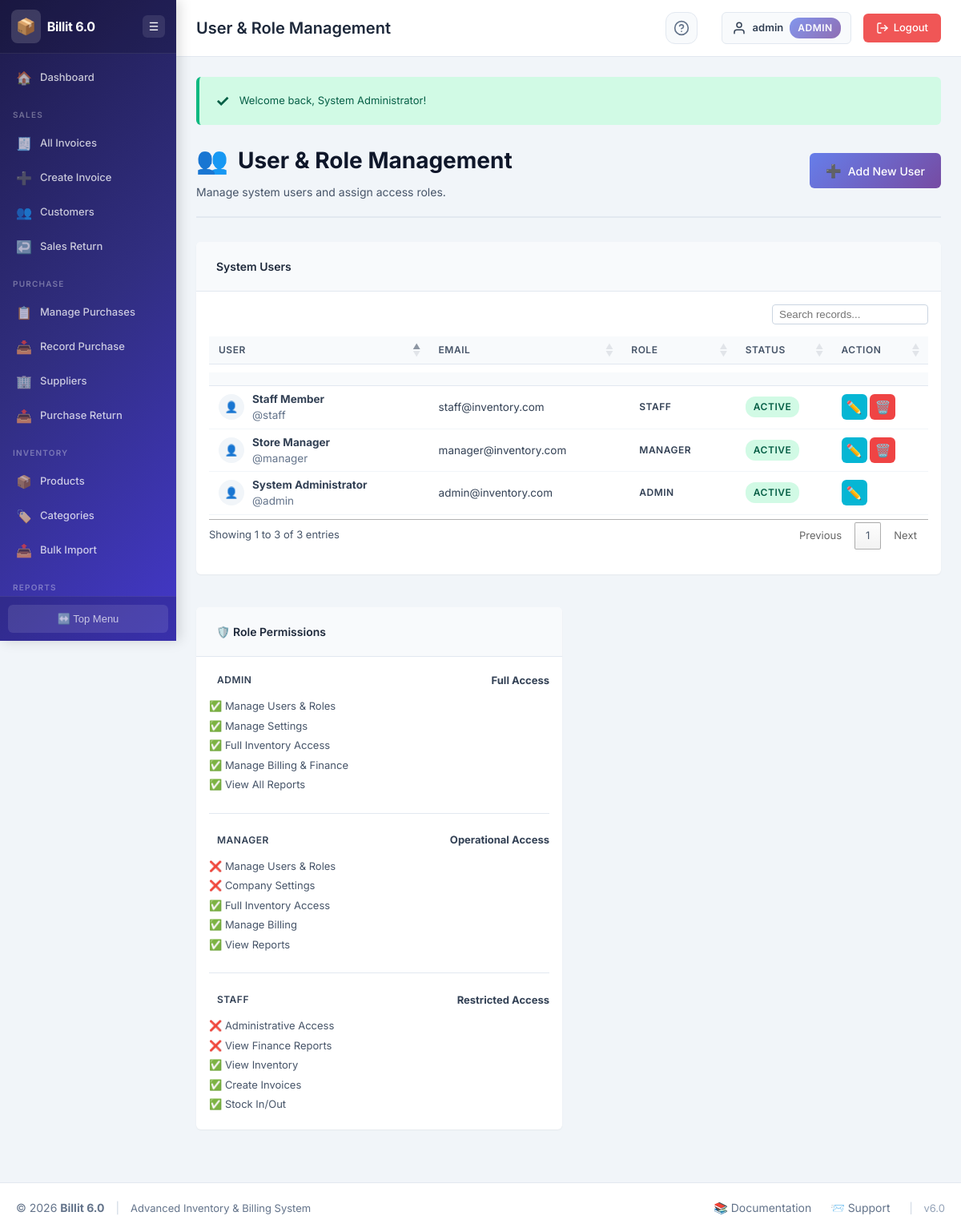
The app's page /users/users.php (signed in) with its own data.
### tables this page shows
CREATE TABLE `users` (
  `user_id` int(11) NOT NULL,
  `username` varchar(50) NOT NULL,
  `password` varchar(255) NOT NULL,
  `full_name` varchar(100) NOT NULL,
  `email` varchar(100) NOT NULL,
  `role` enum('admin','manager','staff') NOT NULL DEFAULT 'staff',
  `status` enum('active','inactive') NOT NULL DEFAULT 'active',
  `created_at` timestamp NOT NULL DEFAULT current_timestamp(),
  `updated_at` timestamp NOT NULL DEFAULT current_timestamp() ON UPDATE current_timestamp()
);

### users/users.php (the view, shortened to what this page needs)
<?php
require_once '../config/config.php';
require_once '../includes/functions.php';
require_once '../includes/header.php';
$query = "SELECT * FROM users ORDER BY created_at DESC";
$users = db_fetch_all($connection, $query);
?>
<div class="page-header">
    <div>
        <h2 class="page-title">
            <span class="page-icon">👥</span>
            User & Role Management
        </h2>
        <p class="page-description">Manage system users and assign access roles.</p>
    </div>
    <div class="page-actions">
        <a href="add_user.php" class="btn btn-primary">
            <span class="btn-icon">➕</span> Add New User
        </a>
    </div>
</div>
<div class="dashboard-grid">
    <div class="card" style="grid-column: span 2;">
        <div class="card-header">
            <h3 class="card-title">System Users</h3>
        </div>
        <div class="card-body">
            <div class="table-responsive">
                <table class="data-table">
                    <thead>
                        <tr>
                            <th>User</th>
                            <th>Email</th>
                            <th>Role</th>
                            <th>Status</th>
                            <th>Action</th>
                        </tr>
                    </thead>
                    <tbody>
                        <?php foreach ($users as $user): ?>
                            <tr>
                                <td>
                                    <div style="display: flex; align-items: center; gap: 10px;">
                                        <div style="width: 32px; height: 32px; background: var(--gray-100); border-radius: 50%; display: flex; align-items: center; justify-content: center;">
                                            👤
                                        </div>
                                        <div>
                                            <strong><?php echo escape_html($user['full_name']); ?></strong><br>
                                            <span class="text-sm text-muted">@<?php echo escape_html($user['username']); ?></span>
                                        </div>
                                    </div>
                                </td>
                                <td><?php echo escape_html($user['email']); ?></td>
                                <td>
                                    <span class="badge badge-<?php echo $user['role'] === 'admin' ? 'purple' : ($user['role'] === 'manager' ? 'blue' : 'gray'); ?>">
                                        <?php echo ucfirst($user['role']); ?>
                                    </span>
                                </td>
                                <td>
                                    <span class="badge badge-<?php echo $user['status'] === 'active' ? 'success' : 'danger'; ?>">
                                        <?php echo ucfirst($user['status']); ?>
                                    </span>
                                </td>
                                <td>
                                    <div class="action-buttons">
                                        <a href="edit_user.php?id=<?php echo $user['user_id']; ?>" class="btn-action btn-edit" title="Edit User & Role">
                                            ✏️
                                        </a>
                                        <?php if ($user['user_id'] != $_SESSION['user_id']): ?>
                                            <a href="delete_user.php?id=<?php echo $user['user_id']; ?>"
                                               class="btn-action btn-delete"
                                               onclick="return confirmDelete('Are you sure? This action cannot be undone.');"
                                               title="Delete User">
                                                🗑️
                                            </a>
                                        <?php endif; ?>
                                    </div>
                                </td>
                            </tr>
                        <?php endforeach; ?>
                    </tbody>
                </table>
            </div>
        </div>
    </div>
    <div class="card">
        <div class="card-header">
            <h3 class="card-title">🛡️ Role Permissions</h3>
        </div>
        <div class="card-body">
            <div class="role-item">
                <div class="role-header">
                    <span class="badge badge-purple">Admin</span>
                    <strong>Full Access</strong>
                </div>
                <ul class="role-perms">
                    <li>✅ Manage Users & Roles</li>
                    <li>✅ Manage Settings</li>
                    <li>✅ Full Inventory Access</li>
                    <li>✅ Manage Billing & Finance</li>
                    <li>✅ View All Reports</li>
                </ul>
            </div>
            <div class="role-item">
                <div class="role-header">
                    <span class="badge badge-blue">Manager</span>
                    <strong>Operational Access</strong>
                </div>
                <ul class="role-perms">
                    <li>❌ Manage Users & Roles</li>
                    <li>❌ Company Settings</li>
                    <li>✅ Full Inventory Access</li>
                    <li>✅ Manage Billing</li>
                    <li>✅ View Reports</li>
                </ul>
            </div>
            <div class="role-item">
                <div class="role-header">
                    <span class="badge badge-gray">Staff</span>
                    <strong>Restricted Access</strong>
                </div>
                <ul class="role-perms">
                    <li>❌ Administrative Access</li>
                    <li>❌ View Finance Reports</li>
                    <li>✅ View Inventory</li>
                    <li>✅ Create Invoices</li>
                    <li>✅ Stock In/Out</li>
                </ul>
            </div>
        </div>
    </div>
</div>
<?php require_once '../includes/footer.php'; ?>

### assets/css/style.css (style rules this page uses)
* { margin: 0; padding: 0; box-sizing: border-box; }
:root { --primary-color: #4f46e5; --primary-dark: #4338ca; --primary-light: #6366f1; --secondary-color: #64748b; --success-color: #10b981; --warning-color: #f59e0b; --danger-color: #ef4444; --info-color: #06b6d4; --gray-50: #f8fafc; --gray-100: #f1f5f9; --gray-200: #e2e8f0; --gray-300: #cbd5e1; --gray-400: #94a3b8; --gray-500: #64748b; --gray-600: #475569; --gray-700: #334155; --gray-800: #1e293b; --gray-900: #0f172a; --header-height: 56px; --footer-height: 48px; --sidebar-width: 220px; --sidebar-collapsed-width: 60px; --border-radius: 6px; --box-shadow: 0 1px 2px 0 rgba(0, 0, 0, 0.05); --box-shadow-lg: 0 4px 6px -1px rgba(0, 0, 0, 0.1), 0 2px 4px -1px rgba(0, 0, 0, 0.06); --font-family: 'Inter', -apple-system, BlinkMacSystemFont, 'Segoe UI', Roboto, sans-serif; }
body { font-family: var(--font-family); font-size: 13px; line-height: 1.5; color: var(--gray-700); background-color: #f1f5f9; min-height: 100vh; display: flex; flex-direction: column; }
.page-header { display: flex; justify-content: space-between; align-items: center; margin-bottom: 30px; padding-bottom: 20px; border-bottom: 2px solid var(--gray-200); }
.page-title { font-size: 28px; font-weight: 700; color: var(--gray-900); display: flex; align-items: center; gap: 12px; }
.page-icon { font-size: 32px; }
.page-description { color: var(--gray-600); font-size: 14px; margin-top: 5px; }
.page-actions { display: flex; gap: 10px; }
.card { background: white; border-radius: var(--border-radius); box-shadow: var(--box-shadow); margin-bottom: 25px; overflow: hidden; }
.card-header { padding: 20px 25px; background: var(--gray-50); border-bottom: 1px solid var(--gray-200); display: flex; justify-content: space-between; align-items: center; }
.card-title { font-size: 14px; font-weight: 600; color: var(--gray-800); }
.card-body { padding: 16px; }
.dashboard-grid { display: grid; grid-template-columns: repeat(auto-fit, minmax(400px, 1fr)); gap: 16px; margin-bottom: 16px; }
.btn { display: inline-flex; align-items: center; gap: 8px; padding: 10px 20px; border: none; border-radius: 6px; font-size: 14px; font-weight: 500; font-family: var(--font-family); cursor: pointer; text-decoration: none; transition: all 0.3s ease; white-space: nowrap; }
.btn-icon { font-size: 16px; }
.btn-primary { background: linear-gradient(135deg, #667eea 0%, #764ba2 100%); color: white; }
.btn-action { display: inline-flex; align-items: center; justify-content: center; width: 32px; height: 32px; border-radius: 6px; text-decoration: none; font-size: 16px; transition: all 0.2s ease; }
.btn-edit { background: var(--info-color); color: white; }
.btn-delete { background: var(--danger-color); color: white; }
.table-responsive { overflow-x: auto; }
.data-table { width: 100%; border-collapse: collapse; font-size: 14px; }
.data-table thead { background: var(--gray-100); }
.data-table th { padding: 12px 15px; text-align: left; font-weight: 600; color: var(--gray-700); border-bottom: 2px solid var(--gray-300); white-space: nowrap; }
.data-table td { padding: 12px 15px; border-bottom: 1px solid var(--gray-200); }
.data-table tbody tr { transition: background 0.2s ease; }
.text-muted { color: var(--gray-500); }
.badge { display: inline-block; padding: 4px 10px; border-radius: 12px; font-size: 12px; font-weight: 600; text-transform: uppercase; letter-spacing: 0.5px; }
.badge-success { background: #d1fae5; color: #065f46; }

### includes/header.php (style rules this page uses)
table.dataTable { width: 100% !important; margin-top: 5px !important; margin-bottom: 5px !important; border-collapse: collapse !important; }
table.dataTable thead th { background-color: #f8fafc; border-bottom: 1px solid #e2e8f0 !important; font-size: 12px; font-weight: 600; text-transform: uppercase; letter-spacing: 0.5px; color: #475569; padding: 8px 12px !important; vertical-align: middle; }
table.dataTable tbody td { padding: 6px 12px !important; font-size: 13.5px; border-bottom: 1px solid #f1f5f9; color: #334155; vertical-align: middle; }

### users/users.php (style rules this page uses)
.role-item { margin-bottom: 20px; padding-bottom: 20px; border-bottom: 1px solid var(--gray-200); }
.role-item:last-child { border-bottom: none; margin-bottom: 0; padding-bottom: 0; }
.role-header { display: flex; justify-content: space-between; align-items: center; margin-bottom: 10px; }
.role-perms { list-style: none; padding: 0; margin: 0; font-size: 13px; color: var(--gray-600); }
.role-perms li { margin-bottom: 5px; }

### records on screen
users: full_name "System Administrator", username "admin", email "admin@inventory.com", role "ADMIN", status "ACTIVE"
users: full_name "Store Manager", username "manager", email "manager@inventory.com", role "MANAGER", status "ACTIVE"
users: full_name "Staff Member", username "staff", email "staff@inventory.com", role "STAFF", status "ACTIVE"

### other values on screen
APP_NAME "Billit 6.0"
$page_title "User & Role Management"
escape_html($current_user) "admin"
$current_role "ADMIN"
$message "Welcome back, System Administrator!"
APP_VERSION "6.0"
